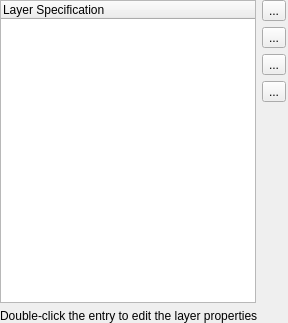
     <widget class="QWidget" name="page_8" >
      <layout class="QGridLayout" >
       <property name="margin" >
        <number>0</number>
       </property>
       <property name="spacing" >
        <number>6</number>
       </property>
       <item rowspan="5" row="0" column="0" >
        <widget class="QTreeWidget" name="free_layout_layers_tree" >
         <property name="alternatingRowColors" >
          <bool>true</bool>
         </property>
         <property name="selectionMode" >
          <enum>QAbstractItemView::ExtendedSelection</enum>
         </property>
         <property name="rootIsDecorated" >
          <bool>false</bool>
         </property>
         <property name="uniformRowHeights" >
          <bool>true</bool>
         </property>
         <property name="allColumnsShowFocus" >
          <bool>true</bool>
         </property>
         <column>
          <property name="text" >
           <string>Layer Specification</string>
          </property>
         </column>
        </widget>
       </item>
       <item row="4" column="1" >
        <spacer>
         <property name="orientation" >
          <enum>Qt::Vertical</enum>
         </property>
         <property name="sizeHint" >
          <size>
           <width>26</width>
           <height>201</height>
          </size>
         </property>
        </spacer>
       </item>
       <item row="5" column="0" colspan="2" >
        <widget class="QLabel" name="label" >
         <property name="text" >
          <string>Double-click the entry to edit the layer properties</string>
         </property>
        </widget>
       </item>
       <item row="3" column="1" >
        <widget class="QToolButton" name="free_move_target_layer_down_pb" >
         <property name="toolTip" >
          <string>Move selected layer down (Ctrl+Down)</string>
         </property>
         <property name="text" >
          <string>...</string>
         </property>
         <property name="icon" >
          <iconset resource="layResources.qrc" >:/down.png</iconset>
         </property>
         <property name="shortcut" >
          <string>Ctrl+Down</string>
         </property>
        </widget>
       </item>
       <item row="2" column="1" >
        <widget class="QToolButton" name="free_move_target_layer_up_pb" >
         <property name="toolTip" >
          <string>Move selected layer up (Ctrl+Up)</string>
         </property>
         <property name="text" >
          <string>...</string>
         </property>
         <property name="icon" >
          <iconset resource="layResources.qrc" >:/up.png</iconset>
         </property>
         <property name="shortcut" >
          <string>Ctrl+Up</string>
         </property>
        </widget>
       </item>
       <item row="1" column="1" >
        <widget class="QToolButton" name="free_delete_target_layer_pb" >
         <property name="toolTip" >
          <string>Delete selected layers (Delete)</string>
         </property>
         <property name="text" >
          <string>...</string>
         </property>
         <property name="icon" >
          <iconset resource="layResources.qrc" >:/clear.png</iconset>
         </property>
         <property name="shortcut" >
          <string>Del</string>
         </property>
        </widget>
       </item>
       <item row="0" column="1" >
        <widget class="QToolButton" name="free_add_target_layer_pb" >
         <property name="toolTip" >
          <string>Add new layer (Return)</string>
         </property>
         <property name="text" >
          <string>...</string>
         </property>
         <property name="icon" >
          <iconset resource="layResources.qrc" >:/add.png</iconset>
         </property>
         <property name="shortcut" >
          <string>Return</string>
         </property>
        </widget>
       </item>
      </layout>
     </widget>
